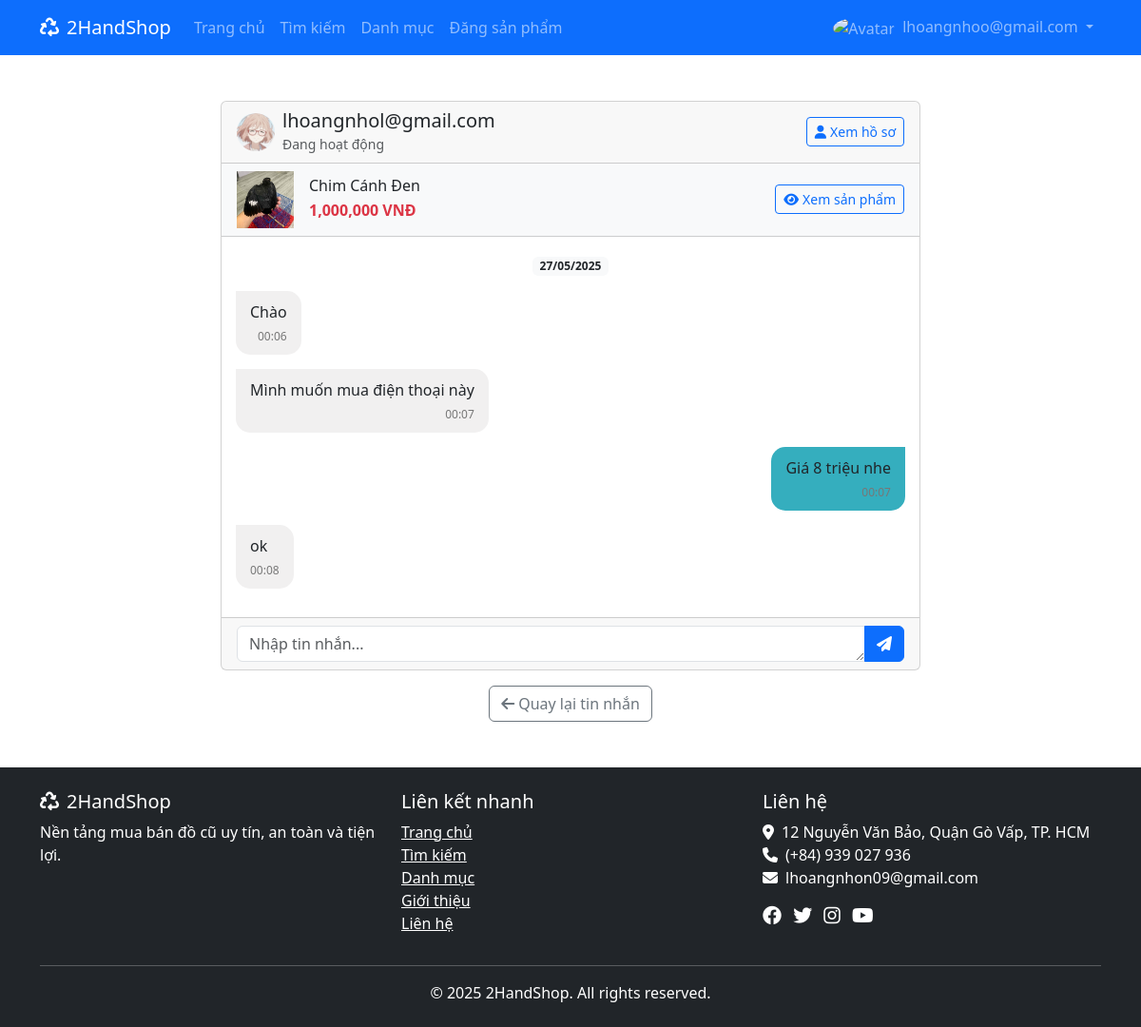
The page /chat.php?seller_id=6&product_id=21 (signed in) on the database its author committed.
### tables this page shows
CREATE TABLE `users` (
  `id` int(11) NOT NULL,
  `username` varchar(50) NOT NULL,
  `email` varchar(100) NOT NULL,
  `google_id` varchar(255) DEFAULT NULL,
  `password` varchar(255) NOT NULL,
  `phone` varchar(20) DEFAULT NULL,
  `address` text DEFAULT NULL,
  `avatar` varchar(255) DEFAULT NULL,
  `role` enum('user','admin') NOT NULL DEFAULT 'user',
  `status` enum('active','blocked') NOT NULL DEFAULT 'active',
  `created_at` datetime NOT NULL,
  `last_login` datetime DEFAULT NULL
);

CREATE TABLE `products` (
  `id` int(11) NOT NULL,
  `user_id` int(11) NOT NULL,
  `name` varchar(255) NOT NULL,
  `description` text NOT NULL,
  `price` decimal(10,2) NOT NULL,
  `category_id` int(11) DEFAULT NULL,
  `category` enum('electronics','furniture','clothing','books','toys','others') NOT NULL,
  `condition` enum('new','like_new','good','fair','poor') NOT NULL,
  `image` varchar(255) NOT NULL,
  `status` enum('pending','approved','rejected','sold') NOT NULL DEFAULT 'pending',
  `views` int(11) NOT NULL DEFAULT 0,
  `created_at` datetime NOT NULL,
  `updated_at` datetime DEFAULT NULL
);

CREATE TABLE `messages` (
  `id` int(11) NOT NULL,
  `sender_id` int(11) NOT NULL,
  `receiver_id` int(11) NOT NULL,
  `product_id` int(11) DEFAULT NULL,
  `message` text NOT NULL,
  `is_read` tinyint(1) NOT NULL DEFAULT 0,
  `created_at` datetime NOT NULL
);

### chat.php (the view, shortened to what this page needs)
<?php
include 'config/db.php';
$user_id = $_SESSION['user_id'];
$seller_id = (int)$_GET['seller_id'];
$sql = "SELECT * FROM users WHERE id = ? AND status = 'active'";
$stmt = $conn->prepare($sql);
$stmt->bind_param("i", $seller_id);
$stmt->execute();
$result = $stmt->get_result();
$seller = $result->fetch_assoc();
$product = null;
if (isset($_GET['product_id']) && is_numeric($_GET['product_id'])) {
    $product_id = (int)$_GET['product_id'];
    $sql = "SELECT * FROM products WHERE id = ? AND status = 'approved'";
    $stmt = $conn->prepare($sql);
    $stmt->bind_param("i", $product_id);
    $stmt->execute();
    $result = $stmt->get_result();
    if ($result->num_rows > 0) {
        $product = $result->fetch_assoc();
    }
}
$sql = "SELECT m.*,
            CASE WHEN m.sender_id = ? THEN 1 ELSE 0 END as is_sent,
            p.id as product_id, p.name as product_name, p.image as product_image,
            DATE(m.created_at) as message_date
        FROM messages m
        LEFT JOIN products p ON m.product_id = p.id
        WHERE (m.sender_id = ? AND m.receiver_id = ?) OR (m.sender_id = ? AND m.receiver_id = ?)
        ORDER BY m.created_at ASC";
$stmt = $conn->prepare($sql);
$stmt->bind_param("iiiii", $user_id, $user_id, $seller_id, $seller_id, $user_id);
$stmt->execute();
$messages = $stmt->get_result();
?>
<!DOCTYPE html>
<html lang="vi">
<head>
    <link href="https://cdn.jsdelivr.net/npm/bootstrap@5.3.0/dist/css/bootstrap.min.css" rel="stylesheet">
    <link rel="stylesheet" href="https://cdnjs.cloudflare.com/ajax/libs/font-awesome/6.4.0/css/all.min.css">
    <link rel="stylesheet" href="assets/css/style.css">
</head>
<body>
    <?php include 'includes/header.php'; ?>
    <div class="container mt-5">
        <div class="row justify-content-center">
            <div class="col-md-8">
                <div class="card">
                    <div class="card-header d-flex justify-content-between align-items-center">
                        <div class="d-flex align-items-center">
                            <?php if (!empty($seller['avatar'])): ?>
                                <img src="uploads/avatars/<?php echo $seller['avatar']; ?>" alt="<?php echo $seller['username']; ?>" class="rounded-circle me-2" style="width: 40px; height: 40px; object-fit: cover;">
                            <?php else: ?>
                                <i class="fas fa-user-circle fa-2x me-2"></i>
                            <?php endif; ?>
                            <div>
                                <h5 class="mb-0"><?php echo $seller['username']; ?></h5>
                                <small class="text-muted">
                                    <?php echo $seller['status'] == 'active' ? 'Đang hoạt động' : 'Không hoạt động'; ?>
                                </small>
                            </div>
                        </div>
                        <a href="seller-profile.php?id=<?php echo $seller_id; ?>" class="btn btn-sm btn-outline-primary">
                            <i class="fas fa-user me-1"></i>Xem hồ sơ
                        </a>
                    </div>
                    <?php if ($product): ?>
                        <div class="card-header bg-light">
                            <div class="d-flex align-items-center">
                                <img src="uploads/products/<?php echo $product['image']; ?>" alt="<?php echo $product['name']; ?>" class="me-3" style="width: 60px; height: 60px; object-fit: cover;">
                                <div>
                                    <h6 class="mb-1"><?php echo $product['name']; ?></h6>
                                    <p class="mb-0 text-danger fw-bold"><?php echo number_format($product['price']); ?> VNĐ</p>
                                </div>
                                <a href="product-detail.php?id=<?php echo $product['id']; ?>" class="btn btn-sm btn-outline-primary ms-auto">
                                    <i class="fas fa-eye me-1"></i>Xem sản phẩm
                                </a>
                            </div>
                        </div>
                    <?php endif; ?>
                    <div class="card-body p-0">
                        <div class="chat-container" id="chatMessages">
                            <?php if ($messages->num_rows > 0): ?>
                                <?php
                                $last_date = null;
                                while($message = $messages->fetch_assoc()):
                                    $message_date = $message['message_date'];
                                    if ($last_date != $message_date):
                                        $last_date = $message_date;
                                ?>
                                    <div class="text-center my-3">
                                        <span class="badge bg-light text-dark"><?php echo date('d/m/Y', strtotime($message_date)); ?></span>
                                    </div>
                                <?php endif; ?>
                                <div class="chat-message <?php echo $message['is_sent'] ? 'chat-message-sent' : 'chat-message-received'; ?>" data-id="<?php echo $message['id']; ?>">
                                    <div class="message-content"><?php echo nl2br(htmlspecialchars($message['message'])); ?></div>
                                    <div class="message-time small"><?php echo date('H:i', strtotime($message['created_at'])); ?></div>
                                </div>
                                <?php endwhile; ?>
                            <?php endif; ?>
                        </div>
                    </div>
                    <div class="card-footer">
                        <form id="chatForm" data-receiver-id="<?php echo $seller_id; ?>" <?php echo $product ? 'data-product-id="' . $product['id'] . '"' : ''; ?>>
                            <div class="input-group">
                                <textarea class="form-control auto-resize" id="message" placeholder="Nhập tin nhắn..." rows="1" required></textarea>
                                <button class="btn btn-primary" type="submit">
                                    <i class="fas fa-paper-plane"></i>
                                </button>
                            </div>
                        </form>
                    </div>
                </div>
                <div class="text-center mt-3">
                    <a href="messages.php" class="btn btn-outline-secondary">
                        <i class="fas fa-arrow-left me-1"></i>Quay lại tin nhắn
                    </a>
                </div>
            </div>
        </div>
    </div>
    <?php include 'includes/footer.php'; ?>
</body>
</html>

### chat.php (style rules this page uses)
.chat-container { height: 400px; overflow-y: auto; padding: 15px; }
.chat-message { margin-bottom: 15px; max-width: 80%; clear: both; }
.chat-message-sent { float: right; background-color:rgb(53, 174, 190); border-radius: 15px 0 15px 15px; padding: 10px 15px; position: relative; }
.chat-message-received { float: left; background-color: #f1f0f0; border-radius: 0 15px 15px 15px; padding: 10px 15px; position: relative; }
.message-content { word-wrap: break-word; }
.message-time { text-align: right; color: #777; font-size: 0.75rem; margin-top: 5px; }

### rows shown on the page
users: avatar (picture), username "lhoangnhol@gmail.com"
products: image (picture), name "Chim Cánh Đen", price "1,000,000"
messages: message_date "27/05/2025", message "Chào", created_at "00:06"
messages: message "Mình muốn mua điện thoại này", created_at "00:07"
messages: message "Giá 8 triệu nhe", created_at "00:07"
messages: message "ok", created_at "00:08"

### other values the page prints
$_SESSION['username'] "lhoangnhoo@gmail.com"
